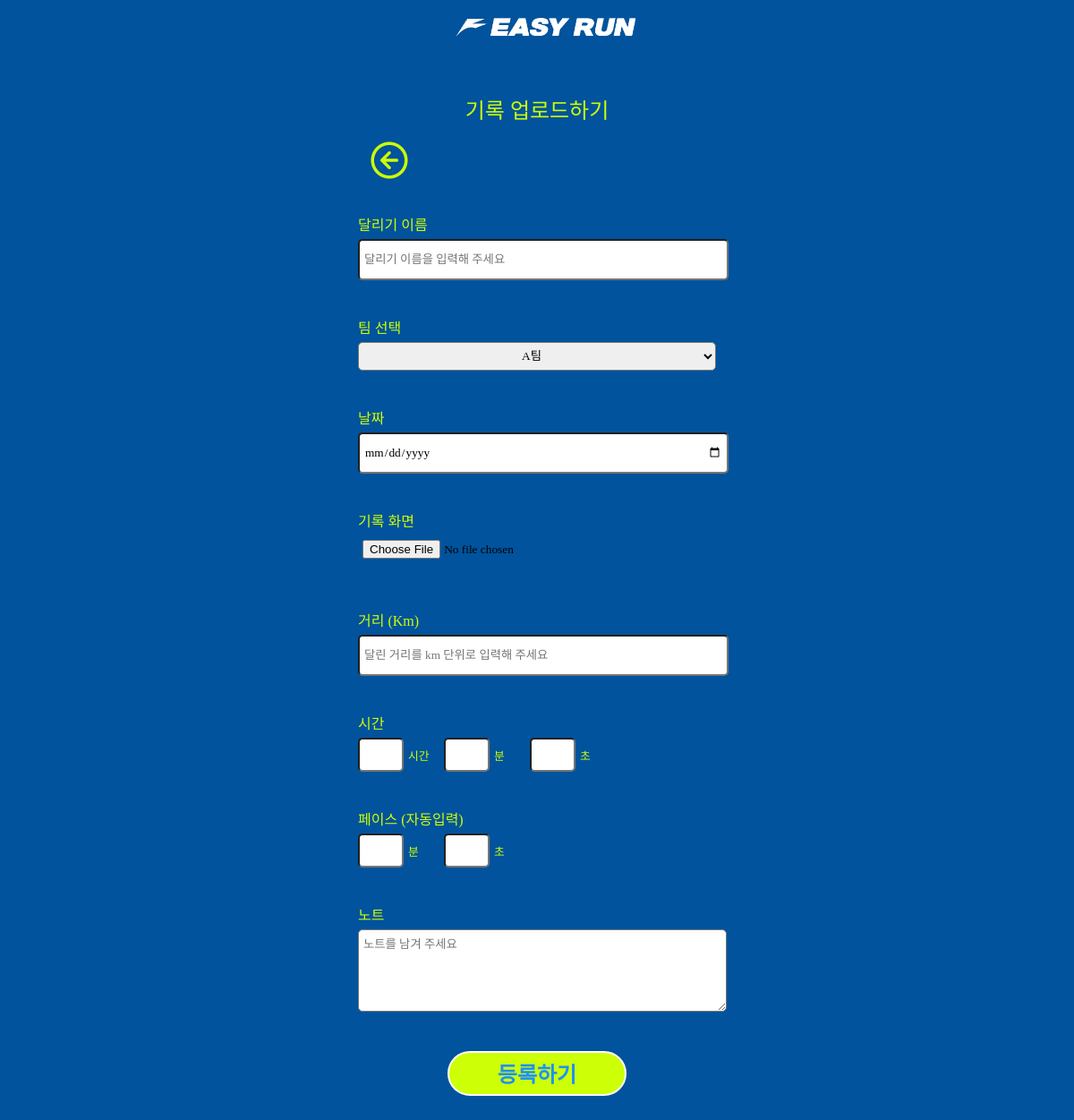
Page /runres/resister/ (signed in) on the earlier database version.
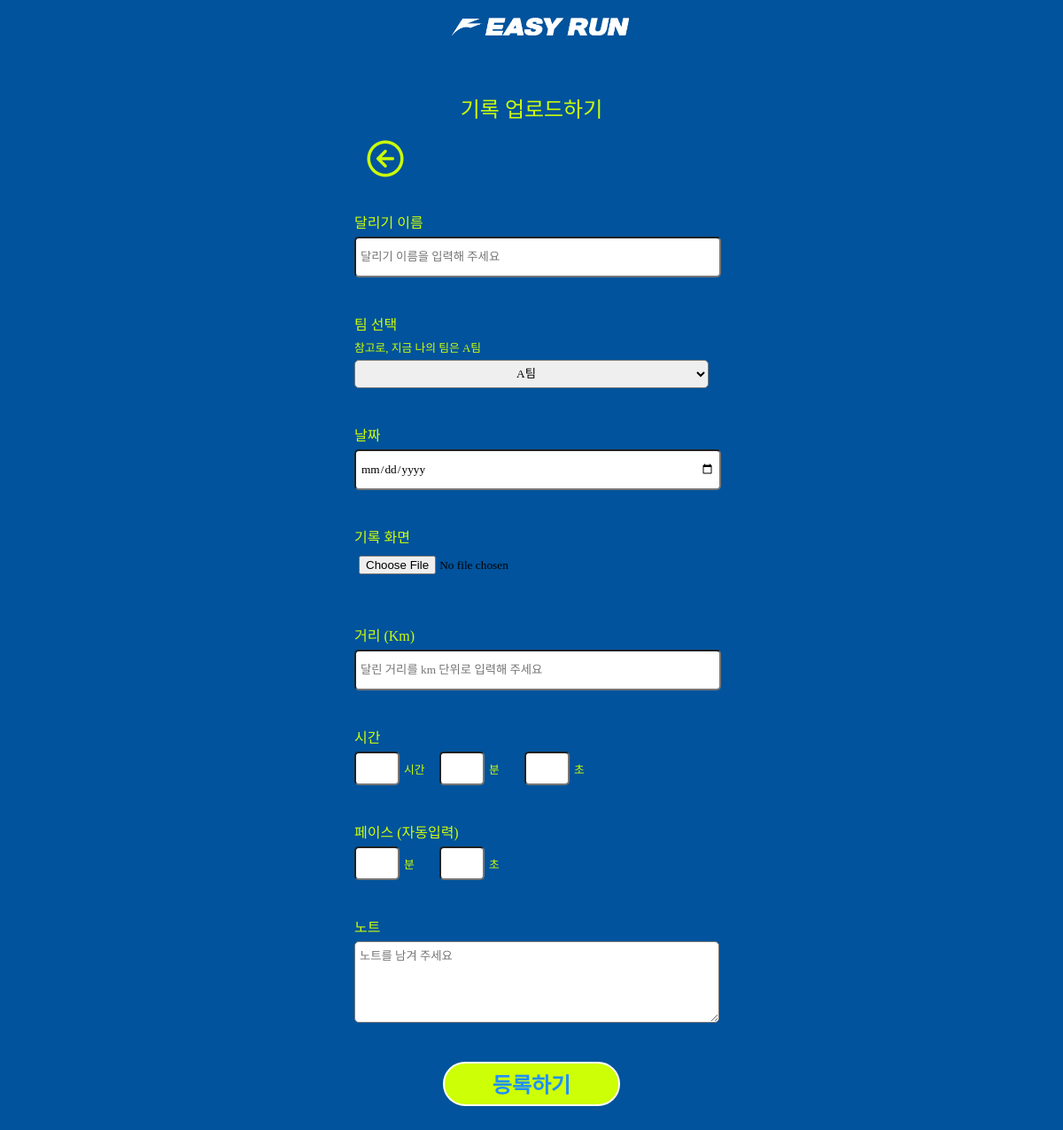
Same page on the later database version.
### record/models.py (models this page shows, shortened)
class TeamMember(models.Model):
    member_id = models.AutoField(primary_key=True)
    team = models.ForeignKey(Team, null=True, on_delete=models.CASCADE)
    user = models.ForeignKey(settings.AUTH_USER_MODEL,on_delete=models.CASCADE)
    leader = models.BooleanField(default=False)
    class Meta:
        constraints = [
            models.UniqueConstraint(fields=['user'], name='uunique_user_only_one_team')
        ]

class Team(models.Model):
    STATUS_CHOICES = [
        ('ready', '준비중'),
        ('go', '운영중'),
        ('stop', '완료'),
    ]
    team_id = models.AutoField(primary_key=True)
    team_name = models.CharField(max_length=50, null=False, blank=False)
    status = models.CharField(max_length=50, choices=STATUS_CHOICES, default='ready')
    def __str__(self):
        return str(self.team_name)

### record/views.py (the view)
# urls.py: path("resister/", views.runres, name="runres"),
def runres(request):
    pk = request.user.id
    team_list = Team.objects.all()
    my_team = TeamMember.objects.filter(user=pk)
    return render(request,"run_res.html", {"team_list":team_list,"my_team":my_team})

### templates/run_res.html (shortened to what this page needs)
<!DOCTYPE html>
{% load static %}
<html lang="ko">
  <head>
    <link href="https://hangeul.pstatic.net/hangeul_static/css/nanum-square-neo.css" rel="stylesheet">
    <link rel="stylesheet" type="text/css" href="{% static 'css/joolmag.css' %}"/>
  </head>
  {% if user.is_authenticated %}
    <body class="mainbg">
      <div class="sterun-logo-m">
        <a href={% url "index" %}>
          <img src="{% static "img/easyrun-logo2.png" %}" alt="logo-top" height="auto" ,="," width="200px">
      </div>
      <div class="run-submit-title">
        <div class="sub-title">기록 업로드하기</div>
      </div>
      <div class="container-400">
        <div class="run-submit-prev">
          <div class="previous-btn">
            <a href="{{ request.META.HTTP_REFERER }}">
              <img src="{% static "img/circle-arrow-down.png" %}" alt="logo-top" height="50px" ,="," width="auto"></a>
          </div>
        </div>
      </div>
      <div class="run-form-container">
        <form method="post" id="contactForm" class="run-sm-form" name="contactForm" action="{% url 'runres:recordres' %}" enctype="multipart/form-data">
          <div class="form-control">
            <div class="form-label">달리기 이름
            </div><input class="run-input" id="title" name="title" placeholder="달리기 이름을 입력해 주세요" type="text" required=""/>
          </div>
          <div class="form-control">
            <div class="form-label">팀 선택</div>
            <div class="form-label-80">
              {% for team in my_team %}
                참고로, 지금 나의 팀은
                {{ team.team }}
              {% endfor %}
            </div>
            <select class="run-input" id="team" name="team">
              {% for team in team_list %}
                <option value="{{ team.team_id }}">{{ team.team_name }}</option>
              {% endfor %}
            </select>
          </div>
          <div class="form-control">
            <div class="form-label">날짜
            </div><input class="run-input" type="date" name="record_date" required="" id="record_date">
          </div>
          <div class="form-control">
            <div class="form-label">기록 화면
            </div><input class="run-input" type="file" name="image" required="" id="image">
          </div>
          <div class="form-control">
            <div class="form-label">거리 (Km)
            </div><input class="run-input" type="text" name="distance" placeholder="달린 거리를 km 단위로 입력해 주세요" id="distance">
          </div>
          <div class="form-control">
            <div class="form-label">시간
            </div>
            <div class="ms-row">
              <input class="run-input-t" type="number" name="time_h" id="time_h">
              <div class="ms-txt">시간</div>
              <input class="run-input-t" type="number" name="time_m" required="" id="time_m">
              <div class="ms-txt">분</div>
              <input class="run-input-t" type="number" name="time_s" required="" id="time_s">
              <div class="ms-txt">초</div>
            </div>
          </div>
          <div class="form-control">
            <div class="form-label">페이스 (자동입력)
            </div>
            <div class="ms-row">
              <input class="run-input-t" type="number" name="pace_m" required="" id="pace_m" readonly="readonly">
              <div class="ms-txt">분</div>
              <input class="run-input-t" type="number" name="pace_s" required="" id="pace_s" readonly="readonly">
              <div class="ms-txt">초</div>
            </div>
          </div>
          <div class="form-control">
            <div class="form-label">노트
            </div>
            <textarea class="run-input" id="inputMessage" name="desc" placeholder="노트를 남겨 주세요" data-parsley-pattern="^[a-zA-Z0-9\s.:,!?']+$"></textarea>
          </div>
          <div class="btn-control">
            <button type="submit" name="submit" id="submit-form-btn" class="submit-btn">
              <p class="btn-text">등록하기</p>
            </button>
          </div>
        </form>
      </div>
      <div class="space-h30"></div>
    </body>
  {% endif %}
</html>

Differences in the rows shown:
added TeamMember: team "A팀"
